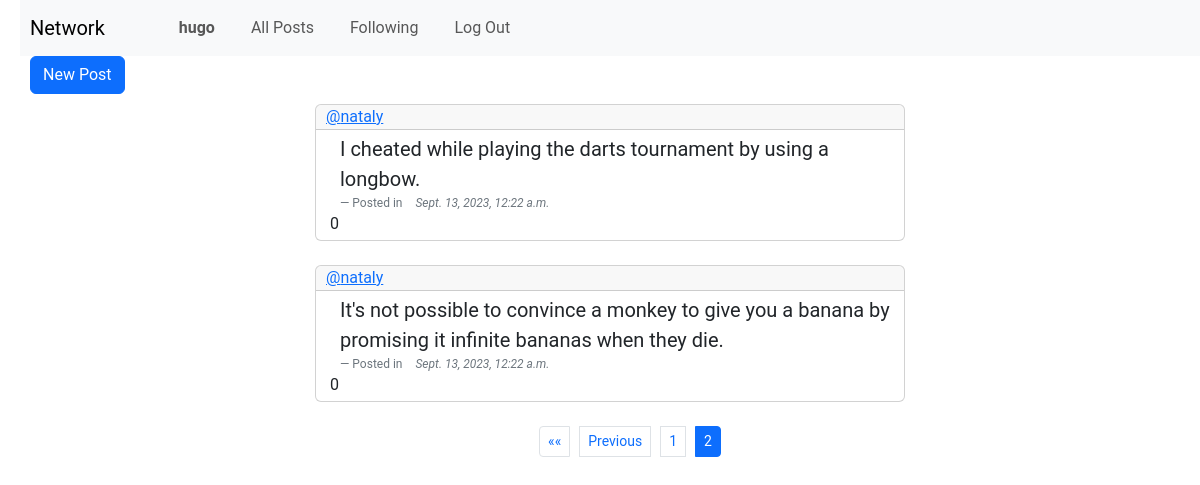
/?page=2 (signed in), run on the app's committed database.
### network/models.py (models this page shows, shortened)
class User(AbstractUser):
    pass

class Post(models.Model):
    user = models.ForeignKey(User, related_name='author', on_delete=models.CASCADE)
    created = models.DateTimeField(auto_now_add=True)
    postContent= models.TextField()
    likes = models.ManyToManyField(User, related_name='liked_posts', blank=True)

### network/views.py (the view)
# urls.py: path("", views.index, name="index"),
def index(request):
    allPosts = Post.objects.all()
    posts = []
    for post in allPosts:
        likes = post.likes.count()
        posts.append((post, likes))
    paginator = Paginator(posts, 10) # Show 10 posts per page.
    page_number = request.GET.get('page')
    page_obj = paginator.get_page(page_number)
    return render(request, "network/index.html", {'page_obj': page_obj})

### network/templates/network/index.html (shortened to what this page needs)
{% extends "network/layout.html" %}
{% block body %}
{% if user.is_authenticated %}
<button type="button" class="btn btn-primary" id="newPost" data-bs-toggle="modal" data-bs-target="#exampleModal" style="margin-bottom: 10px;">
    New Post
  </button>
{% endif %}
{% for posts, likes in page_obj %}
<div class="card">
    <div class="card-header">
      <a href="{% url 'profile' posts.user.id %}">@{{posts.user}}</a>
    </div>
    <div class="card-body">
      <blockquote class="blockquote mb-0">
        <p>{{posts.postContent}}</p>
        <footer class="blockquote-footer">Posted in <cite title="Source Title">{{posts.created}}</cite></footer>
      </blockquote>
      {{likes}}
    </div>
  </div>
<br>
{% empty %}
    <div>No Posts yet!</div>
{% endfor %}
<nav aria-label="Page navigation example">
{% if page_obj.paginator.num_pages > 1 %}
  <ul class="pagination justify-content-center pagination-sm">
    {% if page_obj.has_previous %}
      <li class="page-item"><a class="page-link" href="?page=1">&laquo;&laquo;</a></li>
      <li class="page-item"><a class="page-link" href="?page={{ page_obj.previous_page_number }}">Previous</a></li>
    {% endif %}
    {% for i in page_obj.paginator.page_range %}
      {% if i == page_obj.number %}
        <li class="page-item active">
          <span class="page-link">{{ i }}</span>
        </li>
      {% elif i > page_obj.number|add:"-3" and i < page_obj.number|add:"3" %}
        <li class="page-item">
          <a class="page-link" href="?page={{ i }}">{{ i }}</a>
        </li>
      {% endif %}
    {% endfor %}
  </ul>
{% endif %}
</nav>
{% endblock %}

### network/templates/network/layout.html (shortened to what this page needs)
{% load static %}
<!DOCTYPE html>
<html lang="en">
    <head>
        <link href="https://cdn.jsdelivr.net/npm/bootstrap@5.3.1/dist/css/bootstrap.min.css" rel="stylesheet">
        <link href="{% static 'network/styles.css' %}" rel="stylesheet">
    </head>
    <body>
        <nav class="navbar navbar-expand-lg navbar-light bg-light">
            <a class="navbar-brand" href="{% url 'index' %}">Network</a>
            <div>
              <ul class="navbar-nav mr-auto">
                {% if user.is_authenticated %}
                    <li class="nav-item">
                        <a class="nav-link" href="{% url 'profile' user.id %}"><strong>{{ user.username }}</strong></a>
                    </li>
                {% endif %}
                <li class="nav-item">
                  <a class="nav-link" href="{% url 'index' %}">All Posts</a>
                </li>
                {% if user.is_authenticated %}
                    <li class="nav-item">
                        <a class="nav-link" href="{% url 'following' %}">Following</a>
                    </li>
                    <li class="nav-item">
                        <a class="nav-link" href="{% url 'logout' %}">Log Out</a>
                    </li>
                {% endif %}
              </ul>
            </div>
          </nav>
        <div class="body">
            {% block body %}
            {% endblock %}
        </div>
    </body>
</html>

### network/static/network/styles.css (style rules this page uses)
* { margin-left: 10px; }
#newPost { margin-left: 10px; }
body { font-family: 'Roboto', sans-serif; }
.card { margin: auto; width: 50%; }
.card-header { padding: 0; height: 1 rem; margin-left: 0; }
.card-body { padding: 4px; }
.card-body p { font-size: 1 rem; }
.card-body footer { font-size: 12px; }

### data on the page
User: username "hugo"
Post: user "nataly", postContent "I cheated while playing the darts tournament by using a longbow.", created "Sept. 13, 2023, 12:22 a.m.", likes "0"
Post: user "nataly", postContent "It's not possible to convince a monkey to give you a banana by promising it infinite bananas when they die.", created "Sept. 13, 2023, 12:22 a.m.", likes "0"

### other printed values
{{ i }} "1"
{{ i }} "2"
